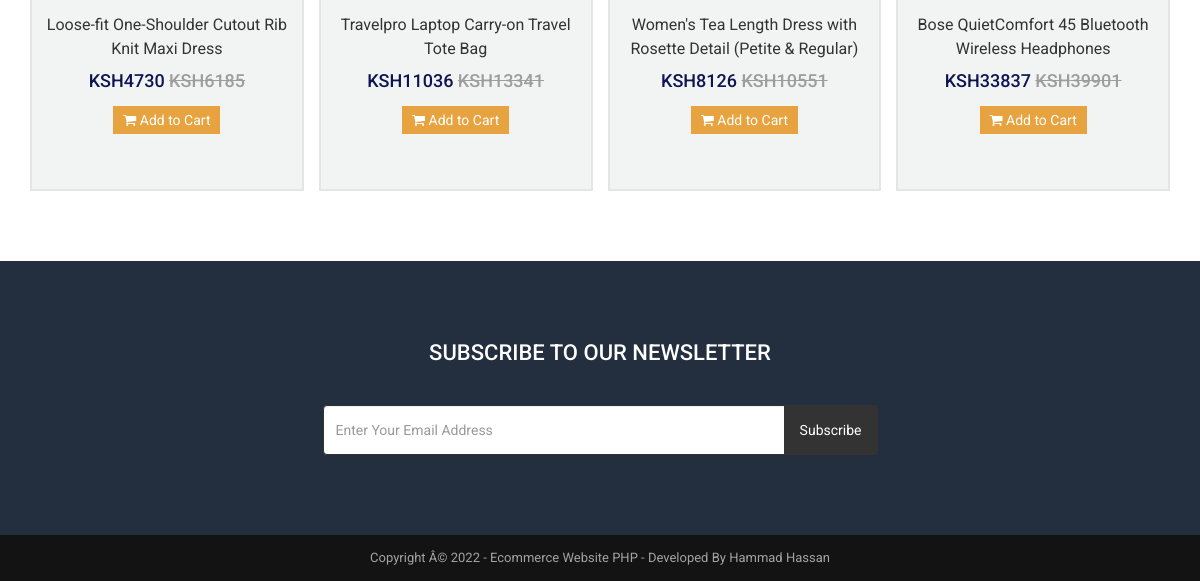
The app's page / (signed in, lower part), older data.
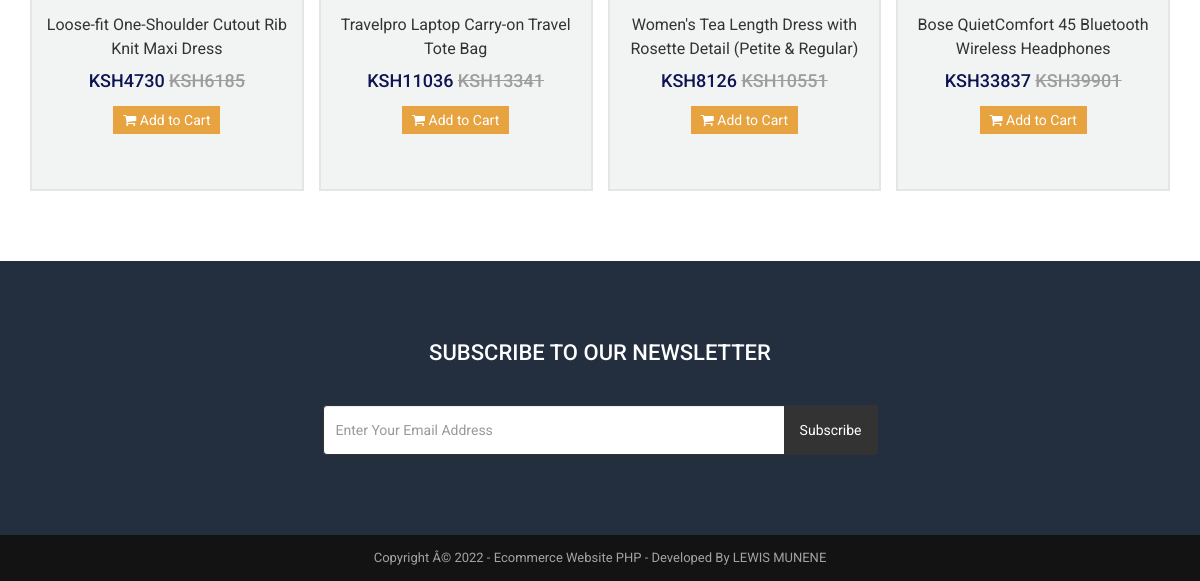
The same page, newer data.
### tables this page shows
CREATE TABLE `tbl_settings` (
  `id` int(11) NOT NULL,
  `logo` varchar(255) NOT NULL,
  `favicon` varchar(255) NOT NULL,
  `footer_about` text NOT NULL,
  `footer_copyright` text NOT NULL,
  `contact_address` text NOT NULL,
  `contact_email` varchar(255) NOT NULL,
  `contact_phone` varchar(255) NOT NULL,
  `contact_fax` varchar(255) NOT NULL,
  `contact_map_iframe` text NOT NULL,
  `receive_email` varchar(255) NOT NULL,
  `receive_email_subject` varchar(255) NOT NULL,
  `receive_email_thank_you_message` text NOT NULL,
  `forget_password_message` text NOT NULL,
  `total_recent_post_footer` int(10) NOT NULL,
  `total_popular_post_footer` int(10) NOT NULL,
  `total_recent_post_sidebar` int(11) NOT NULL,
  `total_popular_post_sidebar` int(11) NOT NULL,
  `total_featured_product_home` int(11) NOT NULL,
  `total_latest_product_home` int(11) NOT NULL,
  `total_popular_product_home` int(11) NOT NULL,
  `meta_title_home` text NOT NULL,
  `meta_keyword_home` text NOT NULL,
  `meta_description_home` text NOT NULL,
  `banner_login` varchar(255) NOT NULL,
  `banner_registration` varchar(255) NOT NULL,
  `banner_forget_password` varchar(255) NOT NULL,
  `banner_reset_password` varchar(255) NOT NULL,
  `banner_search` varchar(255) NOT NULL,
  `banner_cart` varchar(255) NOT NULL,
  `banner_checkout` varchar(255) NOT NULL,
  `banner_product_category` varchar(255) NOT NULL,
  `banner_blog` varchar(255) NOT NULL,
  `cta_title` varchar(255) NOT NULL,
  `cta_content` text NOT NULL,
  `cta_read_more_text` varchar(255) NOT NULL,
  `cta_read_more_url` varchar(255) NOT NULL,
  `cta_photo` varchar(255) NOT NULL,
  `featured_product_title` varchar(255) NOT NULL,
  `featured_product_subtitle` varchar(255) NOT NULL,
  `latest_product_title` varchar(255) NOT NULL,
  `latest_product_subtitle` varchar(255) NOT NULL,
  `popular_product_title` varchar(255) NOT NULL,
  `popular_product_subtitle` varchar(255) NOT NULL,
  `testimonial_title` varchar(255) NOT NULL,
  `testimonial_subtitle` varchar(255) NOT NULL,
  `testimonial_photo` varchar(255) NOT NULL,
  `blog_title` varchar(255) NOT NULL,
  `blog_subtitle` varchar(255) NOT NULL,
  `newsletter_text` text NOT NULL,
  `paypal_email` varchar(255) NOT NULL,
  `stripe_public_key` varchar(255) NOT NULL,
  `stripe_secret_key` varchar(255) NOT NULL,
  `bank_detail` text NOT NULL,
  `before_head` text NOT NULL,
  `after_body` text NOT NULL,
  `before_body` text NOT NULL,
  `home_service_on_off` int(11) NOT NULL,
  `home_welcome_on_off` int(11) NOT NULL,
  `home_featured_product_on_off` int(11) NOT NULL,
  `home_latest_product_on_off` int(11) NOT NULL,
  `home_popular_product_on_off` int(11) NOT NULL,
  `home_testimonial_on_off` int(11) NOT NULL,
  `home_blog_on_off` int(11) NOT NULL,
  `newsletter_on_off` int(11) NOT NULL,
  `ads_above_welcome_on_off` int(1) NOT NULL,
  `ads_above_featured_product_on_off` int(1) NOT NULL,
  `ads_above_latest_product_on_off` int(1) NOT NULL,
  `ads_above_popular_product_on_off` int(1) NOT NULL,
  `ads_above_testimonial_on_off` int(1) NOT NULL,
  `ads_category_sidebar_on_off` int(1) NOT NULL
);

### admin/inc/convertDollarToKsh.php (called while the page is built)
<?php
    function convertDollarToKsh($dollar){
        $RATE_OF_DOLLAR_IN_KSH= 121.28 ;
        return round($dollar * $RATE_OF_DOLLAR_IN_KSH);
    }
?>

### index.php (the view, shortened to what this page needs)
<?php
    require_once('header.php');
?>
<?php
$statement = $pdo->prepare("SELECT * FROM tbl_settings WHERE id=1");
$statement->execute();
$result = $statement->fetchAll(PDO::FETCH_ASSOC);
foreach ($result as $row)
{
    $total_featured_product_home = $row['total_featured_product_home'];
    $total_popular_product_home = $row['total_popular_product_home'];
    $home_featured_product_on_off = $row['home_featured_product_on_off'];
    $home_popular_product_on_off = $row['home_popular_product_on_off'];
}
?>
<?php if($home_featured_product_on_off == 1): ?>
                    <?php
                    $statement = $pdo->prepare("SELECT * FROM tbl_product WHERE p_is_featured=? AND p_is_active=? LIMIT ".$total_featured_product_home);
                    $statement->execute(array(1,1));
                    $result = $statement->fetchAll(PDO::FETCH_ASSOC);
                        ?>
<?php endif; ?>
<?php if($home_popular_product_on_off == 1): ?>
<div class="product pt_70 pb_70">
    <div class="container">
        <div class="row">
            <div class="col-md-12">
                <div class="product-carousel">
                    <?php
                    $statement = $pdo->prepare("SELECT * FROM tbl_product WHERE p_is_active=? ORDER BY p_total_view DESC LIMIT ".$total_popular_product_home);
                    $statement->execute(array(1));
                    $result = $statement->fetchAll(PDO::FETCH_ASSOC);
                    foreach ($result as $row) {
                        ?>
                        <div class="item">
                            <div class="text">
                                <h3><a href="product.php?id=<?php echo $row['p_id']; ?>"><?php echo $row['p_name']; ?></a></h3>
                                <h4>
                                    KSH<?php echo convertDollarToKsh($row['p_current_price']); ?>
                                    <?php if($row['p_old_price'] != ''): ?>
                                    <del>
                                        KSH<?php echo convertDollarToKsh($row['p_old_price']); ?>
                                    </del>
                                    <?php endif; ?>
                                </h4>
                                <?php if($row['p_qty'] == 0): ?>
                                    <div class="out-of-stock">
                                        <div class="inner">
                                            Out Of Stock
                                        </div>
                                    </div>
                                <?php else: ?>
                                    <p><a href="product.php?id=<?php echo $row['p_id']; ?>"><i class="fa fa-shopping-cart"></i> Add to Cart</a></p>
                                <?php endif; ?>
                            </div>
                        </div>
                        <?php
                    }
                    ?>
                </div>
            </div>
        </div>
    </div>
</div>
<?php endif; ?>
<?php require_once('footer.php'); ?>

### footer.php (shortened to what this page needs)
<?php
$statement = $pdo->prepare("SELECT * FROM tbl_settings WHERE id=1");
$statement->execute();
$result = $statement->fetchAll(PDO::FETCH_ASSOC);
foreach ($result as $row)
{
	$footer_copyright = $row['footer_copyright'];
    $newsletter_on_off = $row['newsletter_on_off'];
}
?>
<?php if($newsletter_on_off == 1): ?>
<section class="home-newsletter">
	<div class="container">
		<div class="row">
			<div class="col-md-6 col-md-offset-3">
				<div class="single">
				<form action="" method="post">
					<h2><?php echo LANG_VALUE_93; ?></h2>
					<div class="input-group">
			        	<input type="email" class="form-control" placeholder="<?php echo LANG_VALUE_95; ?>" name="email_subscribe">
			         	<span class="input-group-btn">
			         	<button class="btn btn-theme" type="submit" name="form_subscribe"><?php echo LANG_VALUE_92; ?></button>
			         	</span>
			        </div>
				</div>
			</div>
		</div>
	</div>
</section>
<?php endif; ?>
<div class="footer-bottom">
	<div class="container">
		<div class="row">
			<div class="col-md-12 copyright">
				<?php echo $footer_copyright; ?>
			</div>
		</div>
	</div>
</div>
</body>
</html>

Row changes from the older to the newer data that the page shows:
changed tbl_settings: footer_copyright "Copyright Â© 2022 - Ecommerce Website PHP - Developed By Hammad Hassan" → "Copyright Â© 2022 - Ecommerce Website PHP - Developed By LEWIS MUNENE"
